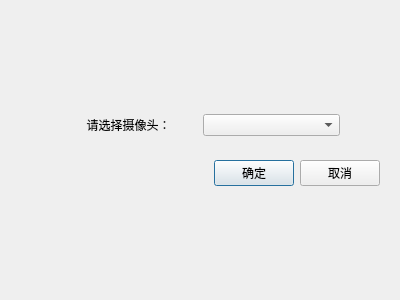
<?xml version="1.0" encoding="UTF-8"?>
<ui version="4.0">
 <class>SettingDialog</class>
 <widget class="QDialog" name="SettingDialog">
  <property name="geometry">
   <rect>
    <x>0</x>
    <y>0</y>
    <width>400</width>
    <height>300</height>
   </rect>
  </property>
  <property name="windowTitle">
   <string>Dialog</string>
  </property>
  <layout class="QVBoxLayout" name="verticalLayout">
   <item>
    <spacer name="verticalSpacer">
     <property name="orientation">
      <enum>Qt::Orientation::Vertical</enum>
     </property>
     <property name="sizeHint" stdset="0">
      <size>
       <width>20</width>
       <height>40</height>
      </size>
     </property>
    </spacer>
   </item>
   <item>
    <widget class="QWidget" name="widget" native="true">
     <layout class="QHBoxLayout" name="horizontalLayout">
      <item>
       <spacer name="horizontalSpacer_2">
        <property name="orientation">
         <enum>Qt::Orientation::Horizontal</enum>
        </property>
        <property name="sizeType">
         <enum>QSizePolicy::Policy::Minimum</enum>
        </property>
        <property name="sizeHint" stdset="0">
         <size>
          <width>40</width>
          <height>20</height>
         </size>
        </property>
       </spacer>
      </item>
      <item>
       <widget class="QLabel" name="labelTitle">
        <property name="text">
         <string>请选择摄像头：</string>
        </property>
        <property name="alignment">
         <set>Qt::AlignmentFlag::AlignCenter</set>
        </property>
       </widget>
      </item>
      <item>
       <widget class="QComboBox" name="comboBoxCamera"/>
      </item>
      <item>
       <spacer name="horizontalSpacer">
        <property name="orientation">
         <enum>Qt::Orientation::Horizontal</enum>
        </property>
        <property name="sizeType">
         <enum>QSizePolicy::Policy::Minimum</enum>
        </property>
        <property name="sizeHint" stdset="0">
         <size>
          <width>40</width>
          <height>20</height>
         </size>
        </property>
       </spacer>
      </item>
     </layout>
    </widget>
   </item>
   <item>
    <widget class="QWidget" name="widget_2" native="true">
     <layout class="QHBoxLayout" name="horizontalLayout_2">
      <item>
       <spacer name="horizontalSpacer_3">
        <property name="orientation">
         <enum>Qt::Orientation::Horizontal</enum>
        </property>
        <property name="sizeHint" stdset="0">
         <size>
          <width>40</width>
          <height>20</height>
         </size>
        </property>
       </spacer>
      </item>
      <item>
       <widget class="QPushButton" name="btnOK">
        <property name="text">
         <string>确定</string>
        </property>
       </widget>
      </item>
      <item>
       <widget class="QPushButton" name="btnCancel">
        <property name="text">
         <string>取消</string>
        </property>
       </widget>
      </item>
     </layout>
    </widget>
   </item>
   <item>
    <spacer name="verticalSpacer_2">
     <property name="orientation">
      <enum>Qt::Orientation::Vertical</enum>
     </property>
     <property name="sizeHint" stdset="0">
      <size>
       <width>20</width>
       <height>40</height>
      </size>
     </property>
    </spacer>
   </item>
  </layout>
 </widget>
 <resources/>
 <connections/>
</ui>
